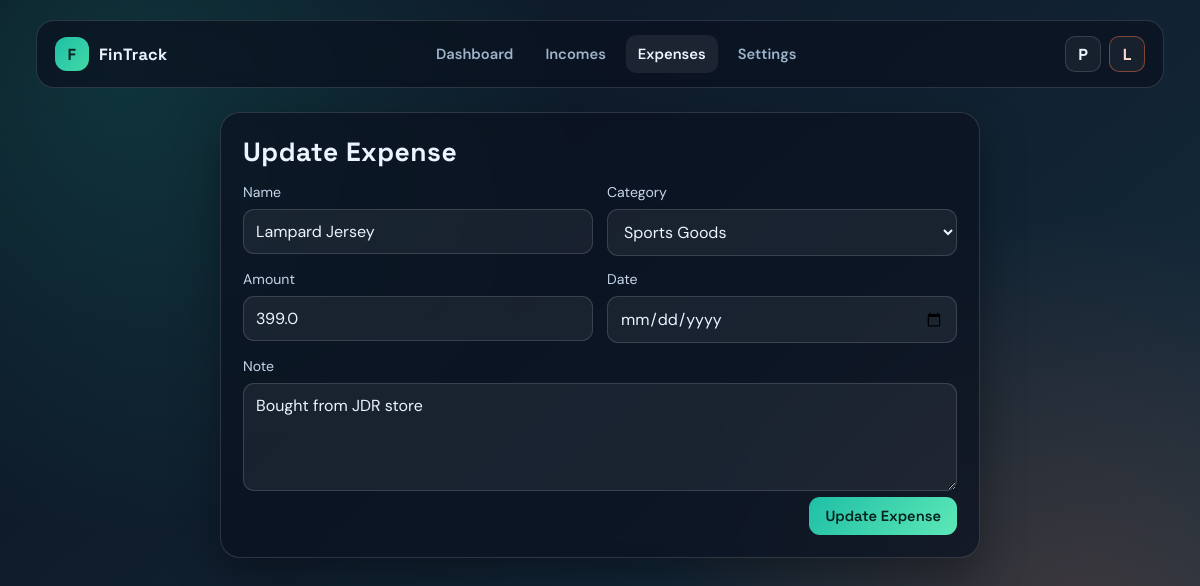
The page /edit-expense/1 (signed in) on the database its author committed.
### FinTech/models.py (models this page shows, shortened)
class Expense(models.Model):
    user =models.ForeignKey(User,  related_name='Exp_user_name', on_delete=models.CASCADE)
    name= models.CharField(max_length=50)
    date = models.DateField(default=date.today)
    amount= models.FloatField()
    category = models.ForeignKey(ExpenseCategory, related_name='expense_catg', on_delete=models.CASCADE)
    note=models.TextField()

### FinTech/views.py (the view, shortened to what this page needs)
# urls.py: path('edit-expense/<int:id>',views.edit_expense,name="edit-expense"),
def edit_expense(request,id):
    if request.user.is_authenticated:
        expense = get_object_or_404(Expense, id=id, user=request.user)
        categories= ExpenseCategory.objects.filter(user=request.user.id)
        return render(request,"expense_edit.html",{"expense":expense,"categories":categories})
    else:
        return redirect("/")

### templates/expense_edit.html (shortened to what this page needs)
{% load static %}
<!DOCTYPE html>
<html>
<head>
    <link rel="stylesheet" href="{% static 'nav.css' %}">
    <link rel="stylesheet" href="{% static 'expense.css' %}">
</head>
<body>
    <div class="app-shell">
        {% include 'partials/app_nav.html' with active_page='expenses' %}
        <section class="content-card edit-shell edit-card" data-reveal>
            <h1 class="page-title">Update Expense</h1>
            <form id="expenseDetailsForm" action="/edit-expense/{{ expense.id }}" method="post" data-toast-success="Expense updated successfully.">
                <div class="form-grid">
                    <div class="form-field">
                        <label for="name">Name</label>
                        <input type="text" id="name" name="name" value="{{ expense.name }}" required>
                    </div>
                    <div class="form-field">
                        <label for="category">Category</label>
                        <select id="category" name="category" required>
                            {% for category in categories %}
                            {% if category == expense.category %}
                            <option value="{{ category.id }}" selected>{{ category.name }}</option>
                            {% else %}
                            <option value="{{ category.id }}">{{ category.name }}</option>
                            {% endif %}
                            {% endfor %}
                        </select>
                    </div>
                    <div class="form-field">
                        <label for="amount">Amount</label>
                        <input type="number" id="amount" name="amount" min="0" step="0.01" value="{{ expense.amount }}" required>
                    </div>
                    <div class="form-field">
                        <label for="date">Date</label>
                        <input type="date" id="date" name="date" value="{{ expense.date }}">
                    </div>
                    <div class="form-field full">
                        <label for="note">Note</label>
                        <textarea id="note" name="note" rows="4">{{ expense.note }}</textarea>
                    </div>
                </div>
                <div class="form-actions">
                    <button class="btn-primary" type="submit">Update Expense</button>
                </div>
            </form>
        </section>
    </div>
</body>
</html>

### static/nav.css (style rules this page uses)
:root { --bg-start: #0b1220; --bg-end: #163042; --surface: rgba(10, 17, 31, 0.72); --surface-strong: #0f1e33; --surface-soft: rgba(255, 255, 255, 0.07); --text: #ecf4ff; --muted: #9db4cb; --accent: #1fbfa6; --accent-strong: #13a58f; --warn: #e86f3f; --line: rgba(255, 255, 255, 0.14); --shadow: 0 18px 45px rgba(0, 0, 0, 0.35); --radius-lg: 20px; --radius-md: 14px; --radius-sm: 10px; }
* { box-sizing: border-box; }
body { margin: 0; color: var(--text); font-family: 'DM Sans', sans-serif; background: radial-gradient(circle at 10% 10%, rgba(31, 191, 166, 0.18), transparent 35%), radial-gradient(circle at 90% 80%, rgba(232, 111, 63, 0.2), transparent 34%), linear-gradient(140deg, var(--bg-start), var(--bg-end)); min-height: 100vh; }
.app-shell { width: min(1200px, 94vw); margin: 0 auto; padding: 20px 0 36px; }
.content-card { background: var(--surface); border: 1px solid var(--line); border-radius: var(--radius-lg); box-shadow: var(--shadow); backdrop-filter: blur(8px); animation: fade-up 0.55s ease both; }
.page-title { margin: 0; font-family: 'Space Grotesk', sans-serif; font-size: clamp(1.35rem, 2.2vw, 1.9rem); letter-spacing: 0.02em; }
.btn-primary, .btn-secondary, .btn-ghost { border: none; border-radius: 11px; font-family: 'Space Grotesk', sans-serif; font-weight: 600; font-size: 0.92rem; cursor: pointer; text-decoration: none; display: inline-flex; align-items: center; justify-content: center; padding: 10px 16px; transition: transform 0.2s ease, filter 0.2s ease, box-shadow 0.2s ease, border-color 0.2s ease; }
.btn-primary { color: #05211d; background: linear-gradient(130deg, var(--accent), #5de8b7); }
.form-grid { display: grid; grid-template-columns: repeat(2, minmax(0, 1fr)); gap: 14px; }
.form-field { display: flex; flex-direction: column; gap: 8px; }
.form-field label { font-size: 0.88rem; color: #c6d7ea; }
.form-field input, .form-field select, .form-field textarea { width: 100%; padding: 11px 12px; border: 1px solid var(--line); border-radius: 11px; color: var(--text); background: rgba(255, 255, 255, 0.06); font: inherit; }
.form-field textarea { min-height: 90px; resize: vertical; }
.form-field.full { grid-column: 1 / -1; }
[data-reveal] { opacity: 0; transform: translateY(12px); }
[data-reveal].revealed { opacity: 1; transform: translateY(0); transition: opacity 0.45s ease, transform 0.45s ease; }

### static/expense.css (style rules this page uses)
.form-actions { margin-top: 6px; display: flex; justify-content: flex-end; }
.edit-shell { width: min(760px, 94vw); margin: 0 auto; padding-top: 24px; }
.edit-card { padding: 22px; }
.edit-card .page-title { margin-bottom: 14px; }

### rows shown on the page
Expense: name "Lampard Jersey", amount "399.0", note "Bought from JDR store"

### other values the page prints
form field category "Sports Goods"
